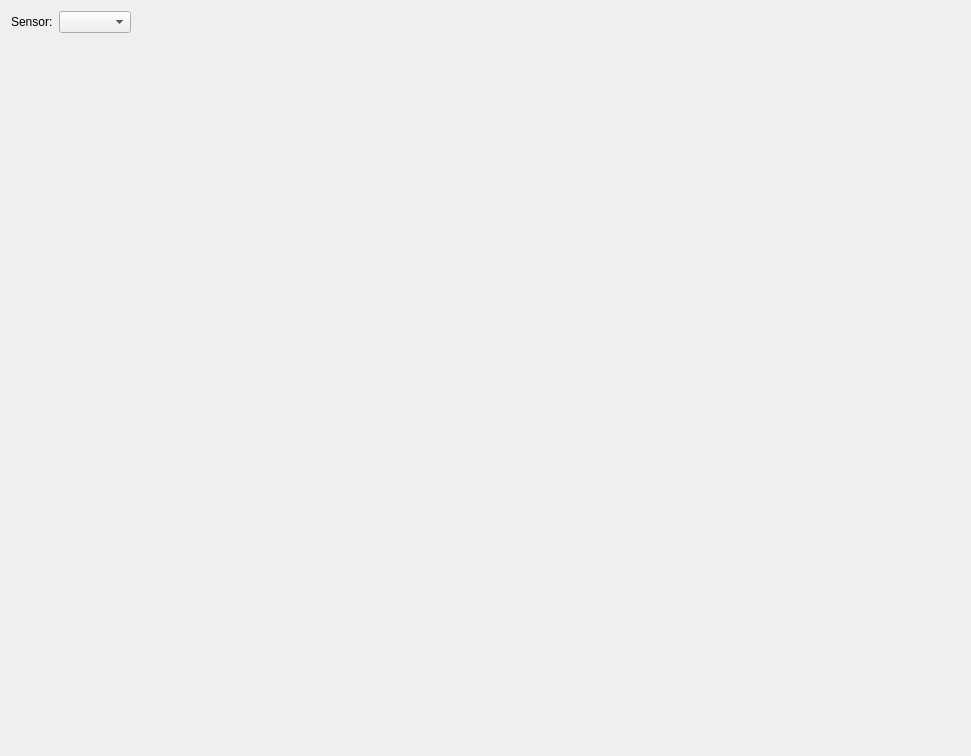
<?xml version="1.0" encoding="UTF-8"?>
<ui version="4.0">
 <class>MealEpisodesPlotWidget</class>
 <widget class="QWidget" name="MealEpisodesPlotWidget">
  <property name="geometry">
   <rect>
    <x>0</x>
    <y>0</y>
    <width>971</width>
    <height>756</height>
   </rect>
  </property>
  <property name="windowTitle">
   <string>Form</string>
  </property>
  <layout class="QVBoxLayout" name="verticalLayout">
   <item>
    <layout class="QHBoxLayout" name="horizontalLayout">
     <item>
      <widget class="QLabel" name="label">
       <property name="text">
        <string>Sensor:</string>
       </property>
      </widget>
     </item>
     <item>
      <widget class="VariableSelector" name="variableSelector"/>
     </item>
     <item>
      <spacer name="horizontalSpacer">
       <property name="orientation">
        <enum>Qt::Horizontal</enum>
       </property>
       <property name="sizeHint" stdset="0">
        <size>
         <width>40</width>
         <height>20</height>
        </size>
       </property>
      </spacer>
     </item>
    </layout>
   </item>
   <item>
    <widget class="MplCanvas" name="canvas" native="true">
     <property name="sizePolicy">
      <sizepolicy hsizetype="Expanding" vsizetype="Expanding">
       <horstretch>0</horstretch>
       <verstretch>0</verstretch>
      </sizepolicy>
     </property>
    </widget>
   </item>
  </layout>
 </widget>
 <customwidgets>
  <customwidget>
   <class>MplCanvas</class>
   <extends>QWidget</extends>
   <header>tse_analytics.views.misc.MplCanvas</header>
   <container>1</container>
  </customwidget>
  <customwidget>
   <class>VariableSelector</class>
   <extends>QComboBox</extends>
   <header>tse_analytics.views.misc.variable_selector</header>
  </customwidget>
 </customwidgets>
 <resources/>
 <connections/>
</ui>
